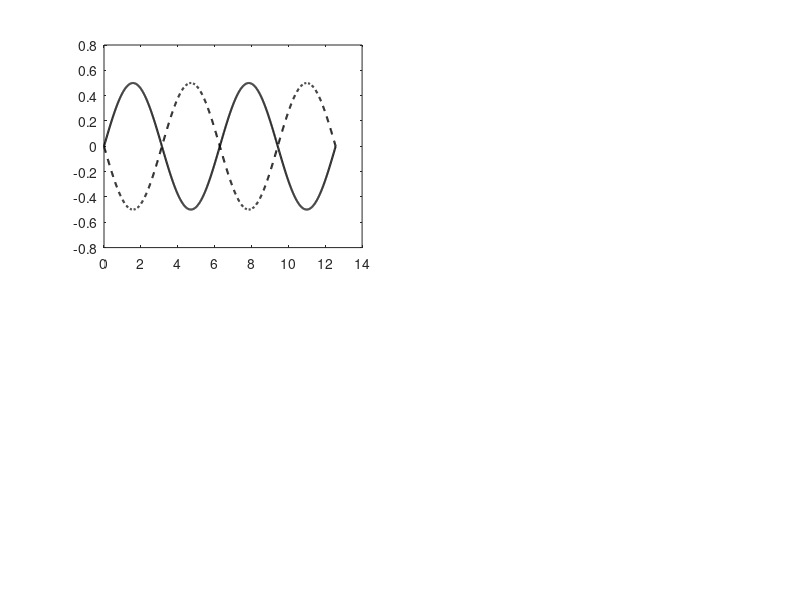

This chart was generated by the following MATLAB code: (Note: this script raises an error after producing the figure.)
% Differential Pair Waveform Simulation
clear; clc; close all;

% Parameters
t = linspace(0, 4*pi, 1000);    % time
Vin_CM = 0;                     % common mode input voltage
Vout_CM = 1;                    % common mode output voltage
VDD = 2;                        % supply voltage
Ain = 0.5;                      % input amplitude
Aout = 0.8;                     % output swing

% Differential inputs
Vin1 = Vin_CM + Ain * sin(t);
Vin2 = Vin_CM - Ain * sin(t);

% Case 1: Linear differential output (no cutoff)
Vout1_lin = Vout_CM - Aout * sin(t);
Vout2_lin = Vout_CM + Aout * sin(t);

% Case 2: With cutoff (transistor turns off)
Vout1_cut = Vout1_lin;
Vout2_cut = Vout2_lin;

% Impose cutoff at limits (simulate transistor off)
Vout1_cut(Vout1_cut > VDD) = VDD;
Vout2_cut(Vout2_cut > VDD) = VDD;
Vout1_cut(Vout1_cut < 0)   = 0;
Vout2_cut(Vout2_cut < 0)   = 0;

% ---- Plotting ----
figure;

% Inputs
subplot(2,2,1);
plot(t, Vin1, 'k-', 'LineWidth', 1.5); hold on;
plot(t, Vin2, 'k--', 'LineWidth', 1.5);
yline(Vin_CM, ':');
title('Inputs: V_{in1}, V_{in2}');
xlabel('t'); ylabel('Voltage');

% Outputs (linear)
subplot(2,2,2);
plot(t, Vout1_lin, 'k-', 'LineWidth', 1.5); hold on;
plot(t, Vout2_lin, 'k--', 'LineWidth', 1.5);
yline(Vout_CM, ':'); yline(VDD, '--');
title('Outputs (Linear)');
xlabel('t'); ylabel('Voltage');

% Inputs (with cutoff regions marked)
subplot(2,2,3);
plot(t, Vin1, 'k-', 'LineWidth', 1.5); hold on;
plot(t, Vin2, 'k--', 'LineWidth', 1.5);
yline(Vin_CM, ':');
% mark transistor cutoff
plot([pi, pi], ylim, 'r:'); % M2 off region
plot([2*pi, 2*pi], ylim, 'b:'); % M1 off region
title('Inputs with Cutoff');
xlabel('t'); ylabel('Voltage');

% Outputs (with cutoff)
subplot(2,2,4);
plot(t, Vout1_cut, 'k-', 'LineWidth', 1.5); hold on;
plot(t, Vout2_cut, 'k--', 'LineWidth', 1.5);
yline(Vout_CM, ':'); yline(VDD, '--');
title('Outputs (with cutoff)');
xlabel('t'); ylabel('Voltage');
